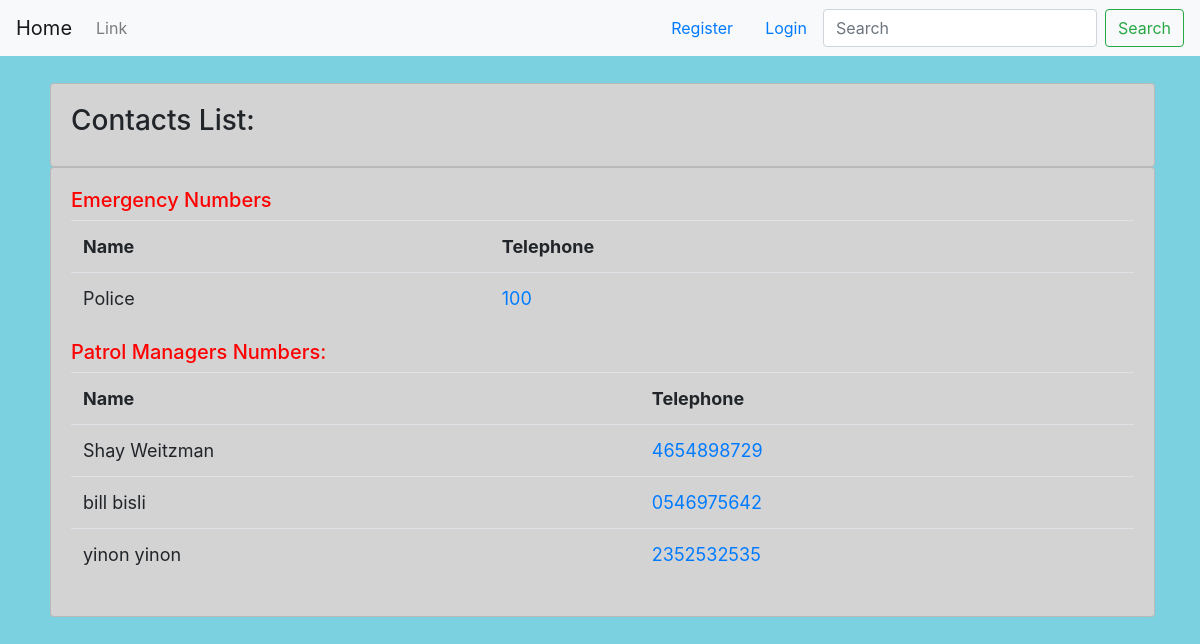
The page /ContactManagement/ on the database as committed earlier.
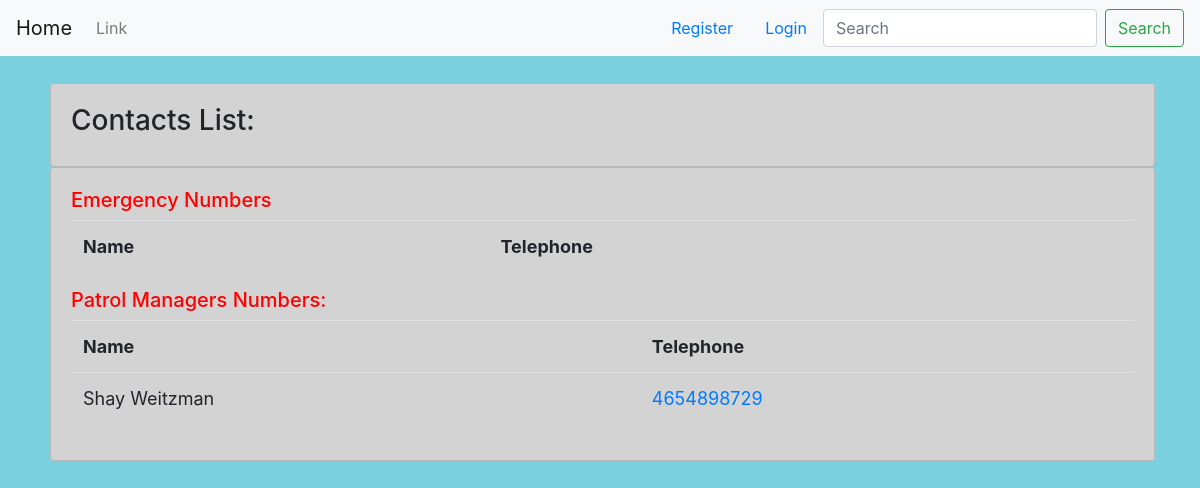
The same page on the database as committed later.
### Contact/models.py (models this page shows, shortened)
class Contact(models.Model):
    name = models.CharField('name', max_length=MEDIUM_STRING)
    telephone = models.CharField('telephone', max_length=MEDIUM_STRING)

### Authentication/models.py (models this page shows, shortened)
class Parent(models.Model):
    user = models.OneToOneField(User, on_delete=models.CASCADE, related_name='profile')
    type = models.CharField(max_length=50, default='Parent')
    ID_Number = models.CharField(max_length=9, validators=[MinLengthValidator(9)])
    Phone_Number = models.CharField(max_length=10, validators=[MinLengthValidator(10)])
    Birthday = models.DateField(default=datetime.date.today)
    First_Name = models.CharField(validators=[MinLengthValidator(2)], max_length=50)
    Last_Name = models.CharField(validators=[MinLengthValidator(2)], max_length=50)
    models.CharField(max_length=MEDIUM_STRING, choices=get_locations())
    City = models.CharField(default='Beer Sheba', validators=[MinLengthValidator(2)], max_length=50)
    Neighborhood = models.CharField(max_length=MEDIUM_STRING, choices=get_locations(), default=default_neighborhoods[0])
    is_patrol_manager = models.BooleanField(default=False)

### Contact/views.py (the view)
# urls.py: path(r'ContactManagement/', ContactV.contact_management, name='ContactManagement'),
def contact_management(request):
    contacts = Contact.objects.all()
    patrols = Parent.objects.filter(is_patrol_manager=True)
    context = {
        'contacts': contacts,
        'patrols': patrols
    }
    return render(request, 'HomePage/ContactPage.html', context)

### HomePage/templates/HomePage/ContactPage.html (shortened to what this page needs)
{% extends 'base.html' %}
{% block content %}
<!DOCTYPE html>
<html lang="en">
<head>
</head>
<body>
<br>
		<div class="row">
			<div class="col-md">
				<div class="card card-body" id="general">
					<h3>Contacts List:</h3>
				</div>
				<div class="card card-body" id="general">
                    <h5 style="color: red">Emergency Numbers</h5>
					<table class="table">
						<tr>
							<th>Name</th>
							<th>Telephone</th>
						</tr>
                        {% for c in contacts %}
							<tr>
								<td>{{c.name}} </td>
								<td><a href="tel:{{c.telephone}}">{{c.telephone}}</a></td>
							</tr>
						{% endfor %}
					</table>
                <h5 style="color: red">Patrol Managers Numbers:</h5>
                	<table class="table">
						<tr>
							<th>Name</th>
							<th>Telephone</th>
						</tr>
                        {% for p in patrols %}
							<tr>
								<td>{{p.First_Name}} {{p.Last_Name}}</td>
								<td><a href="tel:{{p.Phone_Number}}">{{p.Phone_Number}}</a></td>
							</tr>
						{% endfor %}
					</table>
				</div>
			</div>
		</div>
</body>
</html>
{% endblock %}

Rows that differ between the two databases and show on the page:
removed Contact: name "Police", telephone "100"
removed Parent: First_Name "bill", Last_Name "bisli", Phone_Number "0546975642"
removed Parent: First_Name "yinon", Last_Name "yinon", Phone_Number "2352532535"
